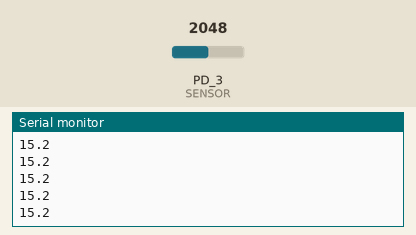
Simulated run of this sketch. Board: TI Tiva C LaunchPad. Shown: the last lines printed to the serial monitor. The test bench sets the inputs (shaded band); at power-on: PD_3 (SENSOR) = 2048.

Above: at 1.2 s.
1.3 s: PD_3 (SENSOR) set to 2866
At 1.33 s:
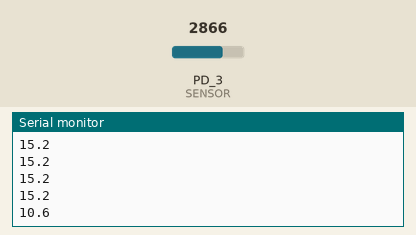
2.8 s: PD_3 (SENSOR) set to 3603
At 2.84 s:
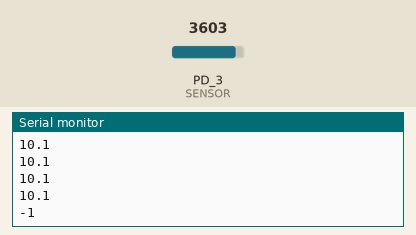
Timing chart, 0 to 5.8 s (numbered marks = the images above; inputs shaded):
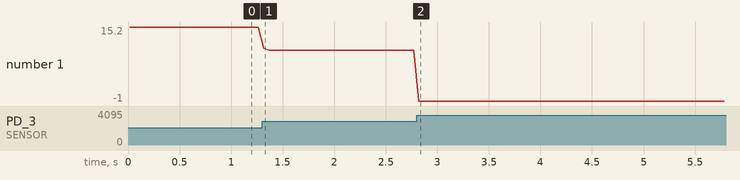

Measured:
- after the input at 1.3 s, the serial monitor: prints a new line at once (image 1)
- after the input at 2.8 s, the serial monitor: prints a new line at once (image 2)
- plotted number 1: 15.2 → 10.1 after the input at 1.3 s, 10.1 → -1 after the input at 2.8 s

The sketch:

capteur_distance.ino
```cpp
/* ============================================================
 * Capteur de Distance — TIVA C TM4C123G + Sharp GP2Y0A21
 * ISEP 2025-2026 — Energia
 * ------------------------------------------------------------
 * Câblage Sharp GP2Y0A21 :
 *   Vo  → PD3 (entrée analogique)
 *   Vcc → 5V (VBUS)        GND → GND
 *
 * La carte envoie UNE ligne par mesure sur le port série :
 *     "42.7"  → distance en cm (plage utile 10–80 cm)
 *     "-1"    → hors plage (ignoré par le script Python)
 *
 * Le TIMESTAMP n'est PAS envoyé : la TIVA n'a pas d'horloge
 * temps réel. Il est généré côté MySQL (mesure_at DEFAULT
 * CURRENT_TIMESTAMP). La carte n'envoie donc que la distance.
 *
 * IMPORTANT : 9600 bauds doit correspondre à --baud du script
 *             Python (lecture_serie.py).
 * ============================================================ */

#define SENSOR PD_3

void setup() {
  Serial.begin(9600);
}

void loop() {
  // Moyenne de 8 lectures pour lisser le bruit du capteur IR
  long somme = 0;
  for (int i = 0; i < 8; i++) {
    somme += analogRead(SENSOR);
    delay(2);
  }
  int valeur = somme / 8;

  // ADC 12 bits (0–4095) sur référence 3.3 V
  float volts = valeur * (3.3 / 4095.0);

  // Courbe de linéarisation du Sharp GP2Y0A21
  float distance = 27.728 * pow(volts, -1.2045);

  if (distance > 10 && distance < 80) {
    Serial.println(distance, 1);   // 1 décimale → ex. "42.7"
  } else {
    Serial.println(-1);            // hors plage utile
  }

  delay(35);   // ~20 mesures/seconde (baisse encore ce délai pour aller plus vite)
}
```
